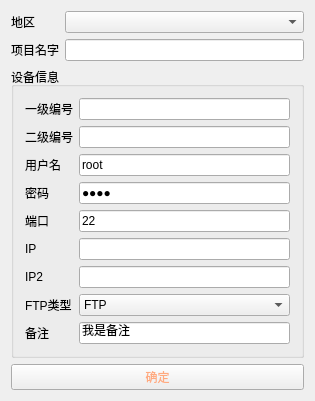
<?xml version="1.0" encoding="UTF-8"?>
<ui version="4.0">
 <class>NewUser</class>
 <widget class="QWidget" name="NewUser">
  <property name="geometry">
   <rect>
    <x>0</x>
    <y>0</y>
    <width>315</width>
    <height>398</height>
   </rect>
  </property>
  <property name="windowTitle">
   <string>新建工程</string>
  </property>
  <property name="styleSheet">
   <string notr="true"/>
  </property>
  <layout class="QHBoxLayout" name="horizontalLayout">
   <item>
    <layout class="QGridLayout" name="gridLayout_2">
     <item row="0" column="0">
      <widget class="QLabel" name="lb_ProjectRegion">
       <property name="text">
        <string>地区</string>
       </property>
      </widget>
     </item>
     <item row="0" column="1">
      <widget class="QComboBox" name="cb_ProjectRegion"/>
     </item>
     <item row="1" column="0">
      <widget class="QLabel" name="lb_ProjectName">
       <property name="text">
        <string>项目名字</string>
       </property>
      </widget>
     </item>
     <item row="1" column="1">
      <widget class="QLineEdit" name="le_ProjectName">
       <property name="inputMask">
        <string/>
       </property>
       <property name="text">
        <string/>
       </property>
      </widget>
     </item>
     <item row="2" column="0" colspan="2">
      <widget class="QGroupBox" name="groupBox">
       <property name="title">
        <string>设备信息</string>
       </property>
       <layout class="QGridLayout" name="gridLayout">
        <item row="0" column="0">
         <widget class="QLabel" name="lb_No1ID">
          <property name="text">
           <string>一级编号</string>
          </property>
         </widget>
        </item>
        <item row="0" column="1">
         <widget class="QLineEdit" name="le_No1ID">
          <property name="inputMask">
           <string/>
          </property>
          <property name="text">
           <string/>
          </property>
         </widget>
        </item>
        <item row="1" column="0">
         <widget class="QLabel" name="lb_No12D">
          <property name="text">
           <string>二级编号</string>
          </property>
         </widget>
        </item>
        <item row="1" column="1">
         <widget class="QLineEdit" name="le_No2ID">
          <property name="inputMask">
           <string/>
          </property>
          <property name="text">
           <string/>
          </property>
         </widget>
        </item>
        <item row="2" column="0">
         <widget class="QLabel" name="lb_UserName">
          <property name="text">
           <string>用户名</string>
          </property>
         </widget>
        </item>
        <item row="2" column="1">
         <widget class="QLineEdit" name="le_UserName">
          <property name="inputMask">
           <string/>
          </property>
          <property name="text">
           <string>root</string>
          </property>
         </widget>
        </item>
        <item row="3" column="0">
         <widget class="QLabel" name="lb_PassWord">
          <property name="text">
           <string>密码</string>
          </property>
         </widget>
        </item>
        <item row="3" column="1">
         <widget class="QLineEdit" name="le_PassWord">
          <property name="inputMask">
           <string/>
          </property>
          <property name="text">
           <string>root</string>
          </property>
          <property name="echoMode">
           <enum>QLineEdit::Password</enum>
          </property>
         </widget>
        </item>
        <item row="4" column="0">
         <widget class="QLabel" name="lb_Port">
          <property name="text">
           <string>端口</string>
          </property>
         </widget>
        </item>
        <item row="4" column="1">
         <widget class="QLineEdit" name="le_Port">
          <property name="text">
           <string>22</string>
          </property>
         </widget>
        </item>
        <item row="5" column="0">
         <widget class="QLabel" name="lb_IP">
          <property name="text">
           <string>IP</string>
          </property>
         </widget>
        </item>
        <item row="5" column="1">
         <widget class="QLineEdit" name="le_IP">
          <property name="inputMask">
           <string/>
          </property>
         </widget>
        </item>
        <item row="6" column="0">
         <widget class="QLabel" name="lb_IP_2">
          <property name="text">
           <string>IP2</string>
          </property>
         </widget>
        </item>
        <item row="6" column="1">
         <widget class="QLineEdit" name="le_IP2">
          <property name="inputMask">
           <string/>
          </property>
         </widget>
        </item>
        <item row="7" column="0">
         <widget class="QLabel" name="lb_FTPType">
          <property name="text">
           <string>FTP类型</string>
          </property>
         </widget>
        </item>
        <item row="7" column="1">
         <widget class="QComboBox" name="cb_FTPType">
          <item>
           <property name="text">
            <string>FTP</string>
           </property>
          </item>
          <item>
           <property name="text">
            <string>SFTP</string>
           </property>
          </item>
         </widget>
        </item>
        <item row="8" column="0">
         <widget class="QLabel" name="lb_Note">
          <property name="text">
           <string>备注</string>
          </property>
         </widget>
        </item>
        <item row="8" column="1">
         <widget class="QLineEdit" name="le_Note">
          <property name="text">
           <string>我是备注</string>
          </property>
         </widget>
        </item>
       </layout>
      </widget>
     </item>
     <item row="3" column="0" colspan="2">
      <widget class="QPushButton" name="pb_Confirm">
       <property name="styleSheet">
        <string notr="true">/**正常情况下样式**/
QPushButton{
    color: rgb(255, 170, 127)
}
</string>
       </property>
       <property name="text">
        <string>确定</string>
       </property>
      </widget>
     </item>
    </layout>
   </item>
  </layout>
 </widget>
 <layoutdefault spacing="6" margin="11"/>
 <resources/>
 <connections/>
</ui>
